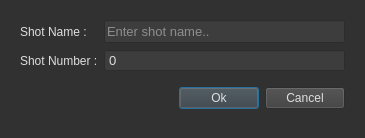
<?xml version="1.0" encoding="UTF-8"?>
<ui version="4.0">
 <class>Dialog</class>
 <widget class="QDialog" name="Dialog">
  <property name="geometry">
   <rect>
    <x>0</x>
    <y>0</y>
    <width>365</width>
    <height>132</height>
   </rect>
  </property>
  <property name="windowTitle">
   <string>Add Shot</string>
  </property>
  <property name="styleSheet">
   <string notr="true">#centralwidget, QDialog, QInputDialog{


	background-color: rgb(49, 49, 49);


}

.QLabel{

	color: rgb(222, 222, 222);
}

QComboBox{
	color: rgb(222, 222, 222);	
	background-color: rgb(61, 61, 61);
	border: 0;

}

.QPushButton, QLineEdit, QSpinBox{

	color: rgb(222, 222, 222);	
	background-color: rgb(61, 61, 61);
}</string>
  </property>
  <layout class="QHBoxLayout" name="horizontalLayout">
   <item>
    <widget class="QWidget" name="widget" native="true">
     <layout class="QGridLayout" name="gridLayout_2">
      <item row="0" column="1">
       <widget class="QLineEdit" name="le_shot_name">
        <property name="font">
         <font>
          <pointsize>10</pointsize>
         </font>
        </property>
        <property name="placeholderText">
         <string>Enter shot name..</string>
        </property>
       </widget>
      </item>
      <item row="1" column="1">
       <widget class="QSpinBox" name="sb_shot_number">
        <property name="maximumSize">
         <size>
          <width>16777215</width>
          <height>16777215</height>
         </size>
        </property>
        <property name="font">
         <font>
          <pointsize>10</pointsize>
         </font>
        </property>
        <property name="buttonSymbols">
         <enum>QAbstractSpinBox::NoButtons</enum>
        </property>
        <property name="maximum">
         <number>999</number>
        </property>
       </widget>
      </item>
      <item row="1" column="0">
       <widget class="QLabel" name="label_2">
        <property name="maximumSize">
         <size>
          <width>16777215</width>
          <height>25</height>
         </size>
        </property>
        <property name="text">
         <string>Shot Number :</string>
        </property>
       </widget>
      </item>
      <item row="2" column="1">
       <widget class="QWidget" name="widget_2" native="true">
        <property name="maximumSize">
         <size>
          <width>16777215</width>
          <height>40</height>
         </size>
        </property>
        <layout class="QHBoxLayout" name="horizontalLayout_2">
         <property name="rightMargin">
          <number>0</number>
         </property>
         <item>
          <spacer name="horizontalSpacer">
           <property name="orientation">
            <enum>Qt::Horizontal</enum>
           </property>
           <property name="sizeHint" stdset="0">
            <size>
             <width>40</width>
             <height>20</height>
            </size>
           </property>
          </spacer>
         </item>
         <item>
          <widget class="QPushButton" name="pb_ok">
           <property name="text">
            <string>Ok</string>
           </property>
          </widget>
         </item>
         <item>
          <widget class="QPushButton" name="pb_cancel">
           <property name="text">
            <string>Cancel</string>
           </property>
          </widget>
         </item>
        </layout>
       </widget>
      </item>
      <item row="0" column="0">
       <widget class="QLabel" name="label">
        <property name="text">
         <string>Shot Name :</string>
        </property>
       </widget>
      </item>
     </layout>
    </widget>
   </item>
  </layout>
 </widget>
 <resources/>
 <connections/>
</ui>
